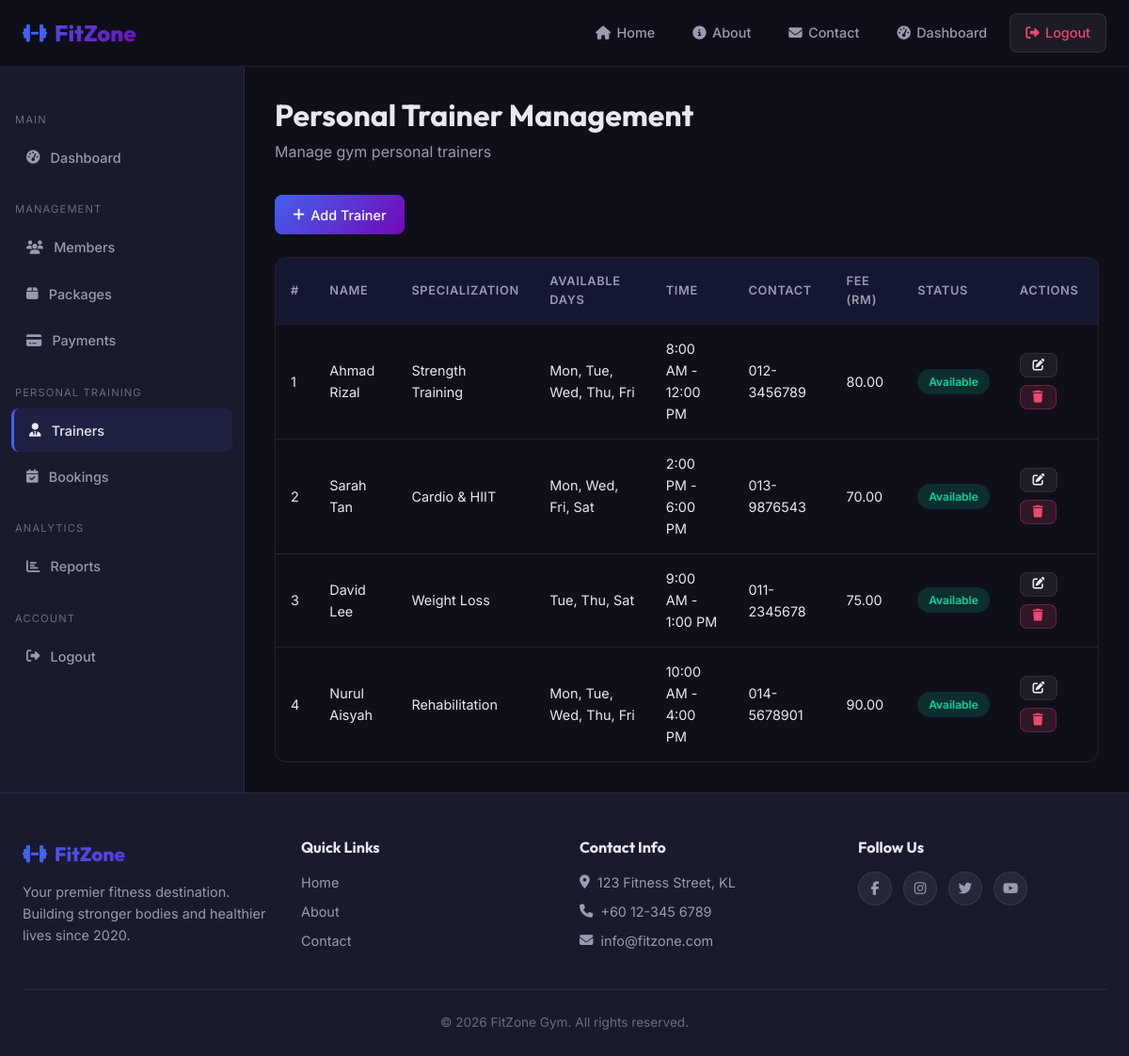
Screenshot of /admin/trainers.php (signed in) with the database file from the repository.
### tables this page shows
CREATE TABLE IF NOT EXISTS trainers (
    trainer_id INT AUTO_INCREMENT PRIMARY KEY,
    trainer_name VARCHAR(100) NOT NULL,
    specialization VARCHAR(100) NOT NULL,
    available_days VARCHAR(200) NOT NULL,
    available_time VARCHAR(100) NOT NULL,
    contact_number VARCHAR(20),
    status ENUM('Available', 'Busy') NOT NULL DEFAULT 'Available',
    session_fee DECIMAL(10,2) NOT NULL DEFAULT 50.00
);

### includes/auth.php (called while the page is built, shortened)
<?php
function isLoggedIn() {
    return isset($_SESSION['user_id']);
}
function getUserRole() {
    return $_SESSION['role'] ?? null;
}
?>

### admin/trainers.php (the view, shortened to what this page needs)
<?php
require_once '../includes/auth.php';
require_once '../config/db.php';
$trainers = $conn->query("SELECT * FROM trainers ORDER BY trainer_id")->fetchAll();
require_once '../includes/header.php';
?>
<div class="admin-layout">
    <?php include 'sidebar.php'; ?>
    <div class="admin-content">
        <div class="page-header">
            <h1>Personal Trainer Management</h1>
            <p>Manage gym personal trainers</p>
        </div>
        <div style="margin-bottom:1.5rem;">
            <a href="trainer_add.php" class="btn btn-primary"><i class="fas fa-plus"></i> Add Trainer</a>
        </div>
        <div class="table-wrapper">
            <table>
                <thead><tr><th>#</th><th>Name</th><th>Specialization</th><th>Available Days</th><th>Time</th><th>Contact</th><th>Fee (RM)</th><th>Status</th><th>Actions</th></tr></thead>
                <tbody>
                    <?php if (empty($trainers)): ?>
                        <tr><td colspan="9" style="text-align:center;color:var(--text-muted);">No trainers found.</td></tr>
                    <?php else: foreach ($trainers as $t): ?>
                        <tr>
                            <td><?php echo $t['trainer_id']; ?></td>
                            <td><?php echo htmlspecialchars($t['trainer_name']); ?></td>
                            <td><?php echo htmlspecialchars($t['specialization']); ?></td>
                            <td><?php echo htmlspecialchars($t['available_days']); ?></td>
                            <td><?php echo htmlspecialchars($t['available_time']); ?></td>
                            <td><?php echo htmlspecialchars($t['contact_number']); ?></td>
                            <td><?php echo number_format($t['session_fee'], 2); ?></td>
                            <td><span class="badge <?php echo $t['status']==='Available'?'badge-success':'badge-warning'; ?>"><?php echo $t['status']; ?></span></td>
                            <td>
                                <div class="btn-group">
                                    <a href="trainer_edit.php?id=<?php echo $t['trainer_id']; ?>" class="btn btn-sm btn-secondary"><i class="fas fa-edit"></i></a>
                                    <a href="trainer_delete.php?id=<?php echo $t['trainer_id']; ?>" class="btn btn-sm btn-danger"><i class="fas fa-trash"></i></a>
                                </div>
                            </td>
                        </tr>
                    <?php endforeach; endif; ?>
                </tbody>
            </table>
        </div>
    </div>
</div>
<?php require_once '../includes/footer.php'; ?>

### includes/header.php (shortened to what this page needs)
<!DOCTYPE html>
<html lang="en">
<head>
    <link rel="stylesheet" href="https://cdnjs.cloudflare.com/ajax/libs/font-awesome/6.5.0/css/all.min.css">
    <link rel="stylesheet" href="/Gymmanagement/assets/css/style.css">
</head>
<body>
    <nav class="navbar">
        <div class="nav-container">
            <a href="/Gymmanagement/index.php" class="nav-logo">
                <i class="fas fa-dumbbell"></i>
                <span>FitZone</span>
            </a>
            <ul class="nav-menu" id="navMenu">
                <li><a href="/Gymmanagement/index.php"><i class="fas fa-home"></i> Home</a></li>
                <li><a href="/Gymmanagement/about.php"><i class="fas fa-info-circle"></i> About</a></li>
                <li><a href="/Gymmanagement/contact.php"><i class="fas fa-envelope"></i> Contact</a></li>
                <?php if (isLoggedIn()): ?>
                    <?php if (getUserRole() === 'admin'): ?>
                        <li><a href="/Gymmanagement/admin/dashboard.php"><i class="fas fa-tachometer-alt"></i> Dashboard</a></li>
                    <?php else: ?>
                        <li><a href="/Gymmanagement/member/dashboard.php"><i class="fas fa-tachometer-alt"></i> Dashboard</a></li>
                    <?php endif; ?>
                    <li><a href="/Gymmanagement/logout.php" class="btn-nav btn-logout"><i class="fas fa-sign-out-alt"></i> Logout</a></li>
                <?php else: ?>
                    <li><a href="/Gymmanagement/login.php" class="btn-nav"><i class="fas fa-sign-in-alt"></i> Login</a></li>
                    <li><a href="/Gymmanagement/register.php" class="btn-nav btn-register"><i class="fas fa-user-plus"></i> Register</a></li>
                <?php endif; ?>
            </ul>
        </div>
    </nav>
    <main class="main-content">

### admin/sidebar.php
<div class="sidebar">
    <div class="sidebar-label">Main</div>
    <ul class="sidebar-menu">
        <li><a href="/Gymmanagement/admin/dashboard.php" class="<?php echo basename($_SERVER['PHP_SELF']) === 'dashboard.php' ? 'active' : ''; ?>"><i class="fas fa-tachometer-alt"></i> Dashboard</a></li>
    </ul>
    <div class="sidebar-label">Management</div>
    <ul class="sidebar-menu">
        <li><a href="/Gymmanagement/admin/members.php" class="<?php echo in_array(basename($_SERVER['PHP_SELF']), ['members.php','member_add.php','member_edit.php']) ? 'active' : ''; ?>"><i class="fas fa-users"></i> Members</a></li>
        <li><a href="/Gymmanagement/admin/packages.php" class="<?php echo in_array(basename($_SERVER['PHP_SELF']), ['packages.php','package_add.php','package_edit.php']) ? 'active' : ''; ?>"><i class="fas fa-box"></i> Packages</a></li>
        <li><a href="/Gymmanagement/admin/payments.php" class="<?php echo in_array(basename($_SERVER['PHP_SELF']), ['payments.php','payment_add.php','payment_edit.php']) ? 'active' : ''; ?>"><i class="fas fa-credit-card"></i> Payments</a></li>
    </ul>
    <div class="sidebar-label">Personal Training</div>
    <ul class="sidebar-menu">
        <li><a href="/Gymmanagement/admin/trainers.php" class="<?php echo in_array(basename($_SERVER['PHP_SELF']), ['trainers.php','trainer_add.php','trainer_edit.php']) ? 'active' : ''; ?>"><i class="fas fa-user-tie"></i> Trainers</a></li>
        <li><a href="/Gymmanagement/admin/bookings.php" class="<?php echo in_array(basename($_SERVER['PHP_SELF']), ['bookings.php','booking_edit.php']) ? 'active' : ''; ?>"><i class="fas fa-calendar-check"></i> Bookings</a></li>
    </ul>
    <div class="sidebar-label">Analytics</div>
    <ul class="sidebar-menu">
        <li><a href="/Gymmanagement/admin/reports.php" class="<?php echo basename($_SERVER['PHP_SELF']) === 'reports.php' ? 'active' : ''; ?>"><i class="fas fa-chart-bar"></i> Reports</a></li>
    </ul>
    <div class="sidebar-label">Account</div>
    <ul class="sidebar-menu">
        <li><a href="/Gymmanagement/logout.php"><i class="fas fa-sign-out-alt"></i> Logout</a></li>
    </ul>
</div>

### includes/footer.php (shortened to what this page needs)
    </main>
    <footer class="footer">
        <div class="footer-container">
            <div class="footer-grid">
                <div class="footer-col">
                    <div class="footer-logo">
                        <i class="fas fa-dumbbell"></i>
                        <span>FitZone</span>
                    </div>
                    <p>Your premier fitness destination. Building stronger bodies and healthier lives since 2020.</p>
                </div>
                <div class="footer-col">
                    <h4>Quick Links</h4>
                    <ul>
                        <li><a href="/Gymmanagement/index.php">Home</a></li>
                        <li><a href="/Gymmanagement/about.php">About</a></li>
                        <li><a href="/Gymmanagement/contact.php">Contact</a></li>
                    </ul>
                </div>
                <div class="footer-col">
                    <h4>Contact Info</h4>
                    <ul>
                        <li><i class="fas fa-map-marker-alt"></i> 123 Fitness Street, KL</li>
                        <li><i class="fas fa-phone"></i> +60 12-345 6789</li>
                        <li><i class="fas fa-envelope"></i> info@fitzone.com</li>
                    </ul>
                </div>
                <div class="footer-col">
                    <h4>Follow Us</h4>
                    <div class="social-links">
                        <a href="#"><i class="fab fa-facebook-f"></i></a>
                        <a href="#"><i class="fab fa-instagram"></i></a>
                        <a href="#"><i class="fab fa-twitter"></i></a>
                        <a href="#"><i class="fab fa-youtube"></i></a>
                    </div>
                </div>
            </div>
            <div class="footer-bottom">
                <p>&copy; <?php echo date('Y'); ?> FitZone Gym. All rights reserved.</p>
            </div>
        </div>
    </footer>
</body>
</html>

### rows the page displays
trainers: trainer_id "1", trainer_name "Ahmad Rizal", specialization "Strength Training", available_days "Mon, Tue, Wed, Thu, Fri", available_time "8:00 AM - 12:00 PM", contact_number "012-3456789", session_fee "80.00", status "Available"
trainers: trainer_id "2", trainer_name "Sarah Tan", specialization "Cardio & HIIT", available_days "Mon, Wed, Fri, Sat", available_time "2:00 PM - 6:00 PM", contact_number "013-9876543", session_fee "70.00", status "Available"
trainers: trainer_id "3", trainer_name "David Lee", specialization "Weight Loss", available_days "Tue, Thu, Sat", available_time "9:00 AM - 1:00 PM", contact_number "011-2345678", session_fee "75.00", status "Available"
trainers: trainer_id "4", trainer_name "Nurul Aisyah", specialization "Rehabilitation", available_days "Mon, Tue, Wed, Thu, Fri", available_time "10:00 AM - 4:00 PM", contact_number "014-5678901", session_fee "90.00", status "Available"
